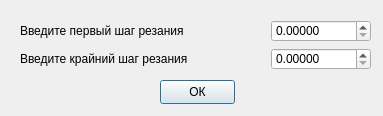
<?xml version="1.0" encoding="UTF-8"?>
<ui version="4.0">
 <class>ErrorDialog</class>
 <widget class="QDialog" name="ErrorDialog">
  <property name="geometry">
   <rect>
    <x>0</x>
    <y>0</y>
    <width>383</width>
    <height>116</height>
   </rect>
  </property>
  <property name="minimumSize">
   <size>
    <width>383</width>
    <height>116</height>
   </size>
  </property>
  <property name="windowTitle">
   <string>Dialog</string>
  </property>
  <widget class="QPushButton" name="pushButton">
   <property name="geometry">
    <rect>
     <x>160</x>
     <y>80</y>
     <width>75</width>
     <height>24</height>
    </rect>
   </property>
   <property name="text">
    <string>ОК</string>
   </property>
  </widget>
  <widget class="QWidget" name="">
   <property name="geometry">
    <rect>
     <x>20</x>
     <y>20</y>
     <width>351</width>
     <height>50</height>
    </rect>
   </property>
   <layout class="QGridLayout" name="gridLayout">
    <item row="0" column="0">
     <widget class="QLabel" name="label">
      <property name="text">
       <string>Введите первый шаг резания</string>
      </property>
     </widget>
    </item>
    <item row="0" column="1">
     <widget class="QDoubleSpinBox" name="doubleSpinBox">
      <property name="maximumSize">
       <size>
        <width>100</width>
        <height>16777215</height>
       </size>
      </property>
      <property name="decimals">
       <number>5</number>
      </property>
      <property name="maximum">
       <double>10000000000000000000.000000000000000</double>
      </property>
      <property name="singleStep">
       <double>0.100000000000000</double>
      </property>
     </widget>
    </item>
    <item row="1" column="0">
     <widget class="QLabel" name="label_2">
      <property name="text">
       <string>Введите крайний шаг резания </string>
      </property>
     </widget>
    </item>
    <item row="1" column="1">
     <widget class="QDoubleSpinBox" name="doubleSpinBox_2">
      <property name="maximumSize">
       <size>
        <width>100</width>
        <height>16777215</height>
       </size>
      </property>
      <property name="decimals">
       <number>5</number>
      </property>
      <property name="maximum">
       <double>10000000000000000000.000000000000000</double>
      </property>
      <property name="singleStep">
       <double>0.100000000000000</double>
      </property>
     </widget>
    </item>
   </layout>
  </widget>
 </widget>
 <resources/>
 <connections/>
</ui>
